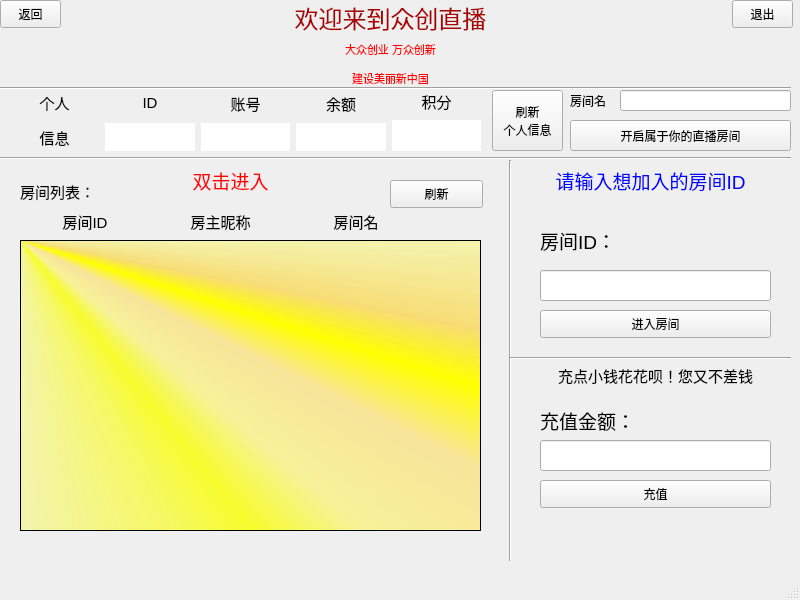
<?xml version="1.0" encoding="UTF-8"?>
<ui version="4.0">
 <class>LobbyView</class>
 <widget class="QMainWindow" name="LobbyView">
  <property name="geometry">
   <rect>
    <x>0</x>
    <y>0</y>
    <width>800</width>
    <height>600</height>
   </rect>
  </property>
  <property name="windowTitle">
   <string>MainWindow</string>
  </property>
  <property name="styleSheet">
   <string notr="true">#centralwidget{border-image: url(:/new/prefix1/back3.jpg);}</string>
  </property>
  <widget class="QWidget" name="centralwidget">
   <widget class="QPushButton" name="btnClose">
    <property name="geometry">
     <rect>
      <x>732</x>
      <y>0</y>
      <width>61</width>
      <height>28</height>
     </rect>
    </property>
    <property name="text">
     <string>退出</string>
    </property>
   </widget>
   <widget class="QPushButton" name="btnBack">
    <property name="geometry">
     <rect>
      <x>0</x>
      <y>0</y>
      <width>61</width>
      <height>28</height>
     </rect>
    </property>
    <property name="text">
     <string>返回</string>
    </property>
   </widget>
   <widget class="QWidget" name="layoutWidget">
    <property name="geometry">
     <rect>
      <x>10</x>
      <y>90</y>
      <width>471</width>
      <height>61</height>
     </rect>
    </property>
    <layout class="QHBoxLayout" name="horizontalLayout">
     <item>
      <widget class="QLabel" name="label">
       <property name="text">
        <string>&lt;html&gt;&lt;head/&gt;&lt;body&gt;&lt;p align=&quot;center&quot;&gt;&lt;span style=&quot; font-size:11pt;&quot;&gt;个人&lt;/span&gt;&lt;/p&gt;&lt;p align=&quot;center&quot;&gt;&lt;span style=&quot; font-size:11pt;&quot;&gt;信息&lt;/span&gt;&lt;/p&gt;&lt;/body&gt;&lt;/html&gt;</string>
       </property>
      </widget>
     </item>
     <item>
      <layout class="QVBoxLayout" name="verticalLayout_4">
       <item>
        <widget class="QLabel" name="label_2">
         <property name="text">
          <string>&lt;html&gt;&lt;head/&gt;&lt;body&gt;&lt;p align=&quot;center&quot;&gt;&lt;span style=&quot; font-size:11pt;&quot;&gt;ID&lt;/span&gt;&lt;/p&gt;&lt;/body&gt;&lt;/html&gt;</string>
         </property>
        </widget>
       </item>
       <item>
        <widget class="QLabel" name="textId">
         <property name="styleSheet">
          <string notr="true">background-color: rgb(255, 255, 255);
</string>
         </property>
         <property name="text">
          <string>&lt;html&gt;&lt;head/&gt;&lt;body&gt;&lt;p align=&quot;center&quot;&gt;&lt;br/&gt;&lt;/p&gt;&lt;/body&gt;&lt;/html&gt;</string>
         </property>
        </widget>
       </item>
      </layout>
     </item>
     <item>
      <layout class="QVBoxLayout" name="verticalLayout_3">
       <item>
        <widget class="QLabel" name="label_3">
         <property name="text">
          <string>&lt;html&gt;&lt;head/&gt;&lt;body&gt;&lt;p align=&quot;center&quot;&gt;&lt;span style=&quot; font-size:11pt;&quot;&gt;账号&lt;/span&gt;&lt;/p&gt;&lt;/body&gt;&lt;/html&gt;</string>
         </property>
        </widget>
       </item>
       <item>
        <widget class="QLabel" name="textName">
         <property name="styleSheet">
          <string notr="true">background-color: rgb(255, 255, 255);</string>
         </property>
         <property name="text">
          <string>&lt;html&gt;&lt;head/&gt;&lt;body&gt;&lt;p align=&quot;center&quot;&gt;&lt;br/&gt;&lt;/p&gt;&lt;/body&gt;&lt;/html&gt;</string>
         </property>
        </widget>
       </item>
      </layout>
     </item>
     <item>
      <layout class="QVBoxLayout" name="verticalLayout_2">
       <item>
        <widget class="QLabel" name="label_4">
         <property name="text">
          <string>&lt;html&gt;&lt;head/&gt;&lt;body&gt;&lt;p align=&quot;center&quot;&gt;&lt;span style=&quot; font-size:11pt;&quot;&gt;余额&lt;/span&gt;&lt;/p&gt;&lt;/body&gt;&lt;/html&gt;</string>
         </property>
        </widget>
       </item>
       <item>
        <widget class="QLabel" name="textTMoney">
         <property name="styleSheet">
          <string notr="true">background-color: rgb(255, 255, 255);</string>
         </property>
         <property name="text">
          <string>&lt;html&gt;&lt;head/&gt;&lt;body&gt;&lt;p align=&quot;center&quot;&gt;&lt;br/&gt;&lt;/p&gt;&lt;/body&gt;&lt;/html&gt;</string>
         </property>
        </widget>
       </item>
      </layout>
     </item>
     <item>
      <layout class="QVBoxLayout" name="verticalLayout">
       <item>
        <widget class="QLabel" name="label_5">
         <property name="text">
          <string>&lt;html&gt;&lt;head/&gt;&lt;body&gt;&lt;p align=&quot;center&quot;&gt;&lt;span style=&quot; font-size:11pt;&quot;&gt;积分&lt;/span&gt;&lt;/p&gt;&lt;/body&gt;&lt;/html&gt;</string>
         </property>
        </widget>
       </item>
       <item>
        <widget class="QLabel" name="textPoint">
         <property name="styleSheet">
          <string notr="true">background-color: rgb(255, 255, 255);</string>
         </property>
         <property name="text">
          <string>&lt;html&gt;&lt;head/&gt;&lt;body&gt;&lt;p align=&quot;center&quot;&gt;&lt;span style=&quot; font-size:11pt;&quot;&gt;&lt;br/&gt;&lt;/span&gt;&lt;/p&gt;&lt;/body&gt;&lt;/html&gt;</string>
         </property>
        </widget>
       </item>
      </layout>
     </item>
    </layout>
   </widget>
   <widget class="QLabel" name="label_8">
    <property name="geometry">
     <rect>
      <x>20</x>
      <y>180</y>
      <width>81</width>
      <height>21</height>
     </rect>
    </property>
    <property name="text">
     <string>&lt;html&gt;&lt;head/&gt;&lt;body&gt;&lt;p&gt;&lt;span style=&quot; font-size:11pt;&quot;&gt;房间列表：&lt;/span&gt;&lt;/p&gt;&lt;/body&gt;&lt;/html&gt;</string>
    </property>
   </widget>
   <widget class="QPushButton" name="btnUpdate">
    <property name="geometry">
     <rect>
      <x>390</x>
      <y>180</y>
      <width>93</width>
      <height>28</height>
     </rect>
    </property>
    <property name="text">
     <string>刷新</string>
    </property>
   </widget>
   <widget class="QPushButton" name="btnStartNewRoom">
    <property name="geometry">
     <rect>
      <x>570</x>
      <y>120</y>
      <width>221</width>
      <height>31</height>
     </rect>
    </property>
    <property name="text">
     <string>开启属于你的直播房间</string>
    </property>
   </widget>
   <widget class="Line" name="line">
    <property name="geometry">
     <rect>
      <x>0</x>
      <y>150</y>
      <width>791</width>
      <height>16</height>
     </rect>
    </property>
    <property name="orientation">
     <enum>Qt::Horizontal</enum>
    </property>
   </widget>
   <widget class="QListWidget" name="listWidgetRoom">
    <property name="geometry">
     <rect>
      <x>20</x>
      <y>240</y>
      <width>461</width>
      <height>291</height>
     </rect>
    </property>
    <property name="styleSheet">
     <string notr="true">background-color: qconicalgradient(cx:0, cy:0, angle:135, stop:0 rgba(255, 255, 0, 69), stop:0.375 rgba(255, 255, 0, 69), stop:0.423533 rgba(251, 255, 0, 145), stop:0.45 rgba(247, 255, 0, 208), stop:0.477581 rgba(255, 244, 71, 130), stop:0.518717 rgba(255, 218, 71, 130), stop:0.55 rgba(255, 255, 0, 255), stop:0.57754 rgba(255, 203, 0, 130), stop:0.625 rgba(255, 255, 0, 69), stop:1 rgba(255, 255, 0, 69));</string>
    </property>
   </widget>
   <widget class="QWidget" name="layoutWidget">
    <property name="geometry">
     <rect>
      <x>20</x>
      <y>210</y>
      <width>401</width>
      <height>23</height>
     </rect>
    </property>
    <layout class="QHBoxLayout" name="horizontalLayout_2">
     <item>
      <widget class="QLabel" name="label_9">
       <property name="text">
        <string>&lt;html&gt;&lt;head/&gt;&lt;body&gt;&lt;p align=&quot;center&quot;&gt;&lt;span style=&quot; font-size:11pt;&quot;&gt;房间ID&lt;/span&gt;&lt;/p&gt;&lt;/body&gt;&lt;/html&gt;</string>
       </property>
      </widget>
     </item>
     <item>
      <widget class="QLabel" name="label_10">
       <property name="text">
        <string>&lt;html&gt;&lt;head/&gt;&lt;body&gt;&lt;p align=&quot;center&quot;&gt;&lt;span style=&quot; font-size:11pt;&quot;&gt;房主昵称&lt;/span&gt;&lt;/p&gt;&lt;/body&gt;&lt;/html&gt;</string>
       </property>
      </widget>
     </item>
     <item>
      <widget class="QLabel" name="label_11">
       <property name="text">
        <string>&lt;html&gt;&lt;head/&gt;&lt;body&gt;&lt;p align=&quot;center&quot;&gt;&lt;span style=&quot; font-size:11pt;&quot;&gt;房间名&lt;/span&gt;&lt;/p&gt;&lt;/body&gt;&lt;/html&gt;</string>
       </property>
      </widget>
     </item>
    </layout>
   </widget>
   <widget class="QLabel" name="label_12">
    <property name="geometry">
     <rect>
      <x>90</x>
      <y>0</y>
      <width>91</width>
      <height>81</height>
     </rect>
    </property>
    <property name="styleSheet">
     <string notr="true">border-image: url(:/new/prefix1/brand.jpg);</string>
    </property>
    <property name="text">
     <string/>
    </property>
   </widget>
   <widget class="QLabel" name="label_13">
    <property name="geometry">
     <rect>
      <x>600</x>
      <y>0</y>
      <width>91</width>
      <height>81</height>
     </rect>
    </property>
    <property name="styleSheet">
     <string notr="true">border-image: url(:/new/prefix1/brand.jpg);</string>
    </property>
    <property name="text">
     <string/>
    </property>
   </widget>
   <widget class="Line" name="line_2">
    <property name="geometry">
     <rect>
      <x>500</x>
      <y>160</y>
      <width>20</width>
      <height>401</height>
     </rect>
    </property>
    <property name="styleSheet">
     <string notr="true">color: rgb(255, 0, 0);</string>
    </property>
    <property name="orientation">
     <enum>Qt::Vertical</enum>
    </property>
   </widget>
   <widget class="Line" name="line_3">
    <property name="geometry">
     <rect>
      <x>0</x>
      <y>80</y>
      <width>791</width>
      <height>16</height>
     </rect>
    </property>
    <property name="orientation">
     <enum>Qt::Horizontal</enum>
    </property>
   </widget>
   <widget class="QLabel" name="label_14">
    <property name="geometry">
     <rect>
      <x>520</x>
      <y>160</y>
      <width>261</width>
      <height>41</height>
     </rect>
    </property>
    <property name="text">
     <string>&lt;html&gt;&lt;head/&gt;&lt;body&gt;&lt;p align=&quot;center&quot;&gt;&lt;span style=&quot; font-size:14pt; color:#0000ff;&quot;&gt;请输入想加入的房间ID&lt;/span&gt;&lt;/p&gt;&lt;/body&gt;&lt;/html&gt;</string>
    </property>
   </widget>
   <widget class="QLabel" name="label_15">
    <property name="geometry">
     <rect>
      <x>150</x>
      <y>160</y>
      <width>161</width>
      <height>41</height>
     </rect>
    </property>
    <property name="text">
     <string>&lt;html&gt;&lt;head/&gt;&lt;body&gt;&lt;p align=&quot;center&quot;&gt;&lt;span style=&quot; font-size:14pt; color:#ff0000;&quot;&gt;双击进入&lt;/span&gt;&lt;/p&gt;&lt;/body&gt;&lt;/html&gt;</string>
    </property>
   </widget>
   <widget class="QLabel" name="label_16">
    <property name="geometry">
     <rect>
      <x>540</x>
      <y>220</y>
      <width>101</width>
      <height>41</height>
     </rect>
    </property>
    <property name="text">
     <string>&lt;html&gt;&lt;head/&gt;&lt;body&gt;&lt;p&gt;&lt;span style=&quot; font-size:14pt;&quot;&gt;房间ID：&lt;/span&gt;&lt;/p&gt;&lt;/body&gt;&lt;/html&gt;</string>
    </property>
   </widget>
   <widget class="QLineEdit" name="lineRoomId">
    <property name="geometry">
     <rect>
      <x>540</x>
      <y>270</y>
      <width>231</width>
      <height>31</height>
     </rect>
    </property>
   </widget>
   <widget class="QPushButton" name="btnJoinRoom">
    <property name="geometry">
     <rect>
      <x>540</x>
      <y>310</y>
      <width>231</width>
      <height>28</height>
     </rect>
    </property>
    <property name="text">
     <string>进入房间</string>
    </property>
   </widget>
   <widget class="Line" name="line_4">
    <property name="geometry">
     <rect>
      <x>510</x>
      <y>350</y>
      <width>281</width>
      <height>16</height>
     </rect>
    </property>
    <property name="orientation">
     <enum>Qt::Horizontal</enum>
    </property>
   </widget>
   <widget class="QLabel" name="label_17">
    <property name="geometry">
     <rect>
      <x>520</x>
      <y>360</y>
      <width>271</width>
      <height>31</height>
     </rect>
    </property>
    <property name="text">
     <string>&lt;html&gt;&lt;head/&gt;&lt;body&gt;&lt;p align=&quot;center&quot;&gt;&lt;span style=&quot; font-size:11pt;&quot;&gt;充点小钱花花呗！您又不差钱&lt;/span&gt;&lt;/p&gt;&lt;/body&gt;&lt;/html&gt;</string>
    </property>
   </widget>
   <widget class="QLabel" name="label_18">
    <property name="geometry">
     <rect>
      <x>540</x>
      <y>400</y>
      <width>101</width>
      <height>41</height>
     </rect>
    </property>
    <property name="text">
     <string>&lt;html&gt;&lt;head/&gt;&lt;body&gt;&lt;p&gt;&lt;span style=&quot; font-size:14pt;&quot;&gt;充值金额：&lt;/span&gt;&lt;/p&gt;&lt;/body&gt;&lt;/html&gt;</string>
    </property>
   </widget>
   <widget class="QLineEdit" name="lineReMoney">
    <property name="geometry">
     <rect>
      <x>540</x>
      <y>440</y>
      <width>231</width>
      <height>31</height>
     </rect>
    </property>
   </widget>
   <widget class="QPushButton" name="btnReMoney">
    <property name="geometry">
     <rect>
      <x>540</x>
      <y>480</y>
      <width>231</width>
      <height>28</height>
     </rect>
    </property>
    <property name="text">
     <string>充值</string>
    </property>
   </widget>
   <widget class="QWidget" name="layoutWidget">
    <property name="geometry">
     <rect>
      <x>190</x>
      <y>0</y>
      <width>401</width>
      <height>85</height>
     </rect>
    </property>
    <layout class="QVBoxLayout" name="verticalLayout_5">
     <item>
      <widget class="QLabel" name="label_6">
       <property name="text">
        <string>&lt;html&gt;&lt;head/&gt;&lt;body&gt;&lt;p align=&quot;center&quot;&gt;&lt;span style=&quot; font-size:18pt; color:#aa0000;&quot;&gt;欢迎来到众创直播&lt;/span&gt;&lt;/p&gt;&lt;/body&gt;&lt;/html&gt;</string>
       </property>
      </widget>
     </item>
     <item>
      <widget class="QLabel" name="label_7">
       <property name="text">
        <string>&lt;html&gt;&lt;head/&gt;&lt;body&gt;&lt;p align=&quot;center&quot;&gt;&lt;span style=&quot; font-size:8pt; color:#ff0000;&quot;&gt;大众创业 万众创新&lt;/span&gt;&lt;/p&gt;&lt;p align=&quot;center&quot;&gt;&lt;span style=&quot; font-size:8pt; color:#ff0000;&quot;&gt;建设美丽新中国&lt;/span&gt;&lt;/p&gt;&lt;/body&gt;&lt;/html&gt;</string>
       </property>
      </widget>
     </item>
    </layout>
   </widget>
   <widget class="QPushButton" name="btnUpdateUsrInfo">
    <property name="geometry">
     <rect>
      <x>492</x>
      <y>90</y>
      <width>71</width>
      <height>61</height>
     </rect>
    </property>
    <property name="text">
     <string>刷新
个人信息</string>
    </property>
   </widget>
   <widget class="QLineEdit" name="lineNewRoomName">
    <property name="geometry">
     <rect>
      <x>620</x>
      <y>90</y>
      <width>171</width>
      <height>21</height>
     </rect>
    </property>
   </widget>
   <widget class="QLabel" name="label_19">
    <property name="geometry">
     <rect>
      <x>570</x>
      <y>90</y>
      <width>51</width>
      <height>21</height>
     </rect>
    </property>
    <property name="text">
     <string>房间名</string>
    </property>
   </widget>
  </widget>
  <widget class="QMenuBar" name="menubar">
   <property name="geometry">
    <rect>
     <x>0</x>
     <y>0</y>
     <width>800</width>
     <height>26</height>
    </rect>
   </property>
  </widget>
  <widget class="QStatusBar" name="statusbar"/>
 </widget>
 <resources/>
 <connections/>
</ui>
